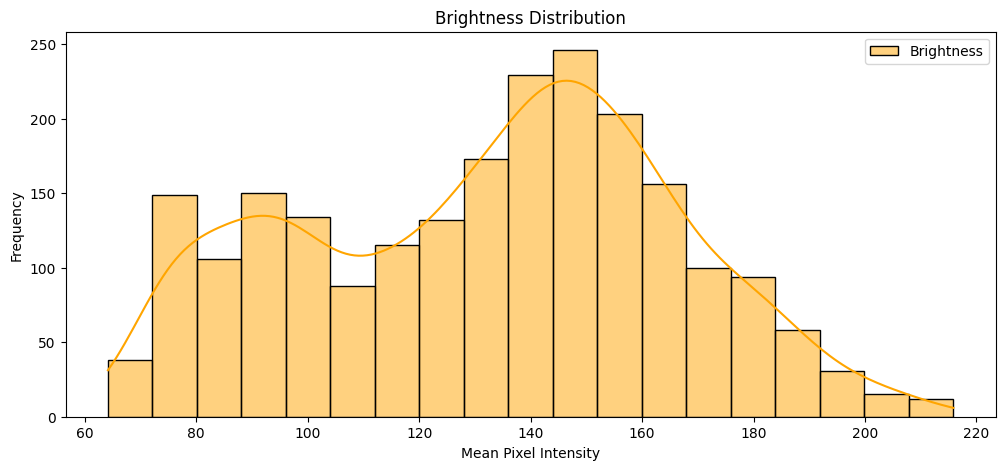
#> input picture brightness.png, 1005 x 470 px, given as the content of the folder data/train, which was not available
$ jupyter execute --allow-errors 1.1.ipynb
#> lines starting #> are read from the running program, lines starting #| are printed output that depends on the picture; pictures that were not available may be replaced by others from this repository, and a replacement may not be noted
[cell 1]
import os
import numpy as np
import pandas as pd
import matplotlib.pyplot as plt
import seaborn as sns
from PIL import Image
from sklearn.model_selection import train_test_split
import tensorflow as tf
from tensorflow.keras.preprocessing.image import ImageDataGenerator
import cv2
from tensorflow.keras.preprocessing.image import ImageDataGenerator, img_to_array, array_to_img, load_img
from tensorflow.keras.preprocessing.image import save_img
# from tensorflow.keras.applications import VG  G16
from tensorflow.keras import layers, models
from tensorflow.keras.callbacks import EarlyStopping, ModelCheckpoint

[cell 2]
# Define paths
train_dir = 'data/train'
val_dir = 'data/valid'
test_dir = 'data/test'

# Define ImageDataGenerator for loading without augmentation
#> (the rest of this cell did not finish here and is left out)

#> (a cell that did not finish here is left out)

[cell 4]
# Check image dimensions
def analyze_image_dimensions(directory):
#> called with directory = 'data/train'
    dimensions = []
    for subdir, _, files in os.walk(directory):
        for file in files:
            if file.endswith(('jpg', 'png', 'jpeg')):
                img = Image.open(os.path.join(subdir, file))
#> img is the input picture: PIL image 1005x470 RGBA; mean R, G, B, A 248, 233.8, 208.5, 255
                dimensions.append(img.size)
    return np.array(dimensions)

dimensions = analyze_image_dimensions('data/train')
#> dimensions = [[1005, 470]]
widths, heights = dimensions[:, 0], dimensions[:, 1]
#> widths = [1005]; heights = [470]

[cell 5]
# Plot width and height distributions
plt.figure(figsize=(10, 6))
sns.histplot(widths, kde=True, color='blue', label='Widths')
sns.histplot(heights, kde=True, color='green', label='Heights')
plt.title('Image Dimension Distribution')
plt.xlabel('Pixels')
plt.ylabel('Frequency')
plt.legend()
plt.show()
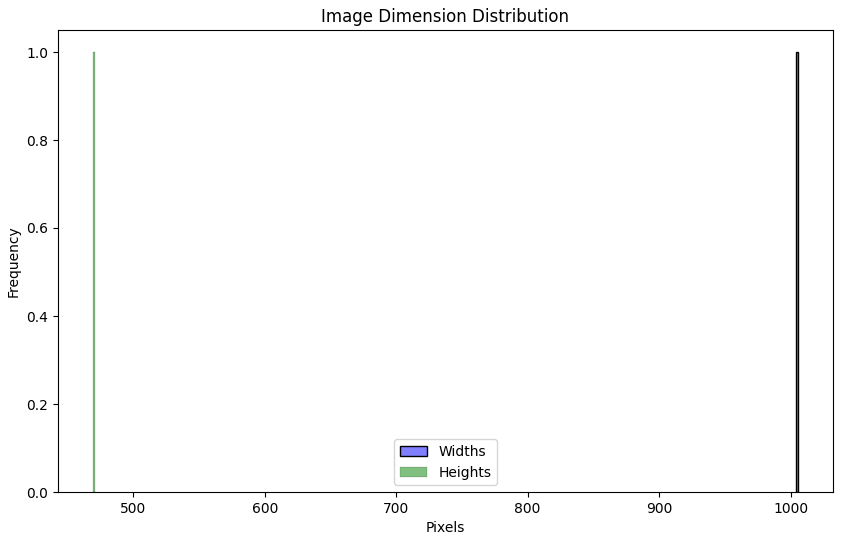
#> figure drawn by matplotlib, 1 panel

[cell 6]
# Brightness and Contrast
def analyze_brightness_contrast(directory):
#> called with directory = 'data/train'
    brightness, contrast = [], []
    for subdir, _, files in os.walk(directory):
        for file in files:
            if file.endswith(('jpg', 'png', 'jpeg')):
                img = Image.open(os.path.join(subdir, file)).convert('L')  # Grayscale
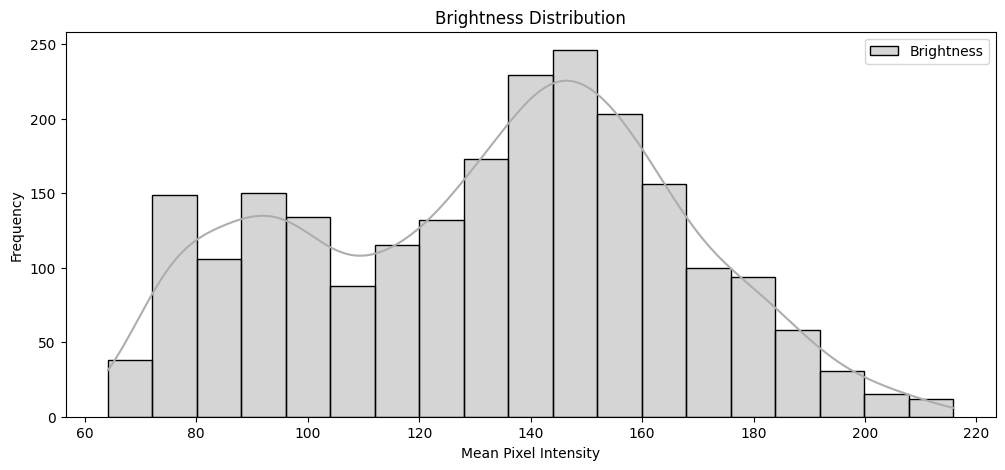
#> img: PIL image 1005x470 L; min 0, max 255, mean 235
                img_np = np.array(img)
                brightness.append(np.mean(img_np))
                contrast.append(np.std(img_np))
    return brightness, contrast

brightness, contrast = analyze_brightness_contrast('data/train')
#> brightness = [235]; contrast = [40.37]

[cell 7]
# Plot brightness and contrast distributions
plt.figure(figsize=(12, 5))
sns.histplot(brightness, kde=True, color='orange', label='Brightness')
plt.title('Brightness Distribution')
plt.xlabel('Mean Pixel Intensity')
plt.ylabel('Frequency')
plt.legend()
plt.show()
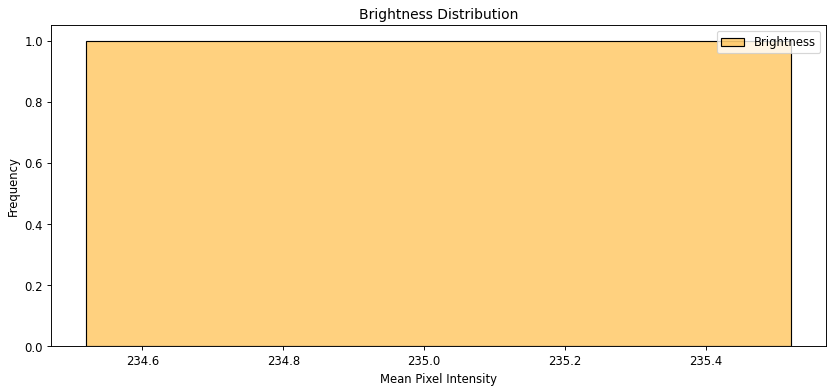
#> figure drawn by matplotlib, 1 panel

sns.histplot(contrast, kde=True, color='blue', label='Contrast')
plt.title('Contrast Distribution')
plt.xlabel('Pixel Intensity Standard Deviation')
plt.ylabel('Frequency')
plt.legend()
plt.show()
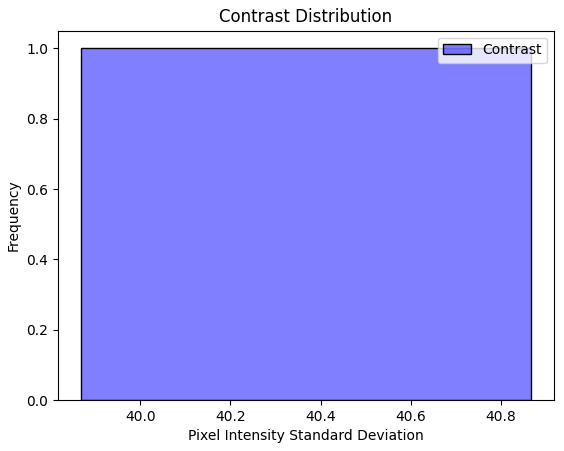
#> figure drawn by matplotlib, 1 panel

[cell 8]
def plot_augmented_samples(generator):
    x_batch, y_batch = next(generator)
    plt.figure(figsize=(12, 12))
    for i in range(9):
        plt.subplot(3, 3, i+1)
        plt.imshow(x_batch[i])
        plt.title(f"Label: {int(y_batch[i])}")
        plt.axis('off')
    plt.show()

#> (the rest of this cell did not finish here and is left out)

[cell 9]
def analyze_color_channels(directory):
    channels = []
    for subdir, _, files in os.walk(directory):
        for file in files:
            if file.endswith(('jpg', 'png', 'jpeg')):
                img = Image.open(os.path.join(subdir, file))
                channels.append(len(img.getbands()))  # RGB -> 3, Grayscale -> 1
    return pd.Series(channels).value_counts()

color_analysis = analyze_color_channels('data/train')
print(color_analysis)
#| 4    1
#| Name: count, dtype: int64

[cell 10]
def plot_sample_images_by_class(directory, num_samples=5):
    classes = os.listdir(directory)
    plt.figure(figsize=(15, 10))
    for idx, cls in enumerate(classes):
        cls_path = os.path.join(directory, cls)
        sample_files = [os.path.join(cls_path, f) for f in os.listdir(cls_path)[:num_samples]]
        for i, file in enumerate(sample_files):
            img = Image.open(file)
            plt.subplot(len(classes), num_samples, idx * num_samples + i + 1)
            plt.imshow(img)
            plt.title(cls)
            plt.axis('off')
    plt.tight_layout()
    plt.show()

plot_sample_images_by_class('data/train')

[cell 11]
def select_roi_and_get_hsv(image_path):
    """
    This function loads an image, lets you select a region of interest (ROI),
    and prints out the HSV color range of the selected region.
    """
#> called with image_path = 'data/train/blue-algae/2.jpg'
    # Initialize variables for ROI selection
    roi_selected = False
    roi = (0, 0)

    # Load the image
    image = cv2.imread(image_path)

    # Check if the image is loaded correctly
    if image is None:
        print(f"Error: Could not load image at {image_path}")
        return None, None  # Exit early if image cannot be loaded

    # Convert the image to HSV color space
    hsv_image = cv2.cvtColor(image, cv2.COLOR_BGR2HSV)
#> hsv_image: shape (470, 1005, 3); mean H, S, V 5.9, 40.2, 248

    # Function to handle mouse events for ROI selection
    def select_roi(event, x, y, flags, param):
        nonlocal roi_selected, roi
        if event == cv2.EVENT_LBUTTONDOWN:
            roi_selected = True
            roi = (x, y)
            print(f"ROI selection started at: ({x}, {y})")

    # Show the image for ROI selection
    cv2.imshow("Select ROI", image)
    cv2.setMouseCallback("Select ROI", select_roi)
    cv2.waitKey(0)  # Wait for key press to start selection
    cv2.destroyAllWindows()

    # Check if ROI is selected
    if roi_selected:
        # Get a small region around the point (here we assume a 50x50 pixel area)
        x, y = roi
        roi_region = hsv_image[y:y+50, x:x+50]

        # Calculate the mean HSV values in the region
        mean_hsv = np.mean(roi_region, axis=(0, 1))
        print(f"Mean HSV values of selected region: {mean_hsv}")

        # Calculate the range (max-min) of HSV values in the selected region
        min_hsv = np.min(roi_region, axis=(0, 1))
        max_hsv = np.max(roi_region, axis=(0, 1))
        print(f"HSV Range of selected region: Min = {min_hsv}, Max = {max_hsv}")

        return min_hsv, max_hsv
    else:
        print("No ROI selected.")
        return None, None

# Example usage:
image_path = 'data/train/blue-algae/2.jpg'
min_hsv, max_hsv = select_roi_and_get_hsv(image_path)

[cell 12]
import os
import cv2
import numpy as np
from PIL import Image

# Define directories for input (train, test, validation)
train_dir = 'data/train'
test_dir = 'data/test'
val_dir = 'data/valid'

# Define output directories for masked images
train_masked_dir = 'data/train_masked'
test_masked_dir = 'data/test_masked'
val_masked_dir = 'data/valid_masked'

# Create output directories if they don't exist
os.makedirs(train_masked_dir, exist_ok=True)
os.makedirs(test_masked_dir, exist_ok=True)
os.makedirs(val_masked_dir, exist_ok=True)

# Define updated HSV range for blue algae based on the selected region
lower_hsv = np.array([45, 215, 213])  # Lower HSV value from your selected region
upper_hsv = np.array([50, 255, 252])  # Upper HSV value from your selected region

# Function to apply HSV masking
def apply_hsv_mask(image_path, lower_hsv, upper_hsv):
    # Load image using OpenCV
    image = cv2.imread(image_path)

    # Check if image is loaded properly
    if image is None:
        print(f"Error loading image: {image_path}")
        return None

    # Convert the image from BGR (OpenCV format) to HSV
    hsv_image = cv2.cvtColor(image, cv2.COLOR_BGR2HSV)

    # Create a mask that extracts the specified HSV range
    mask = cv2.inRange(hsv_image, lower_hsv, upper_hsv)

    # Apply the mask to the image (using bitwise AND to keep the masked part)
    masked_image = cv2.bitwise_and(image, image, mask=mask)

    return masked_image

# Function to process the images in a given directory
def process_directory(input_dir, output_dir, lower_hsv, upper_hsv):
    for category in os.listdir(input_dir):
        category_path = os.path.join(input_dir, category)

        # Skip if it's not a directory
        if not os.path.isdir(category_path):
            continue

        # Create category output folder
        category_output_dir = os.path.join(output_dir, category)
        os.makedirs(category_output_dir, exist_ok=True)

        # Process all images in the category folder
        for filename in os.listdir(category_path):
            if filename.endswith(('jpg', 'png', 'jpeg')):
                img_path = os.path.join(category_path, filename)

                # Apply HSV mask to the image
                masked_img = apply_hsv_mask(img_path, lower_hsv, upper_hsv)

                # If the masked image is not None, save it
                if masked_img is not None:
                    # Convert the result back to RGB (PIL format) to save it
                    masked_img_pil = Image.fromarray(cv2.cvtColor(masked_img, cv2.COLOR_BGR2RGB))

                    # Save the masked image in the category output folder
                    output_path = os.path.join(category_output_dir, filename)
                    masked_img_pil.save(output_path)

                print(f"Processed and saved: {filename} in {category}")
            else:
                print(f"Skipping non-image file: {filename}")

# Process train, test, and validation directories
process_directory(train_dir, train_masked_dir, lower_hsv, upper_hsv)
process_directory(test_dir, test_masked_dir, lower_hsv, upper_hsv)
process_directory(val_dir, val_masked_dir, lower_hsv, upper_hsv)

print("Masking completed for all datasets.")

[cell 13]
# Define the directories for the augmented data output
train_masked_augmented_dir = 'data/train_masked_augmented'
os.makedirs(train_masked_augmented_dir, exist_ok=True)

# Function to augment images
def augment_images(input_dir, output_dir, num_augmented_images=5):
    # Create the directory for augmented images if not exists
    for category in os.listdir(input_dir):
        category_path = os.path.join(input_dir, category)

        # Skip if it's not a directory
        if not os.path.isdir(category_path):
            continue

        # Create output folder for the category
        category_output_dir = os.path.join(output_dir, category)
        os.makedirs(category_output_dir, exist_ok=True)

        # Create ImageDataGenerator object with augmentation parameters
        datagen = ImageDataGenerator(
            rotation_range=30,      # Rotate the image by 30 degrees
            width_shift_range=0.2,  # Shift image horizontally by 20%
            height_shift_range=0.2, # Shift image vertically by 20%
            shear_range=0.2,        # Apply shear transformation
            zoom_range=0.2,         # Apply zoom
            horizontal_flip=True,   # Flip images horizontally
            fill_mode='nearest'     # Fill missing pixels with nearest value
        )

        # Process each image in the category folder
        for filename in os.listdir(category_path):
            if filename.endswith(('jpg', 'png', 'jpeg')):
                img_path = os.path.join(category_path, filename)

                # Load the image
                img = load_img(img_path)
                img_array = img_to_array(img)
                img_array = np.expand_dims(img_array, axis=0)  # Add batch dimension

                # Generate and save augmented images
                i = 0
                for _ in datagen.flow(img_array, batch_size=1, save_to_dir=category_output_dir, save_prefix=filename.split('.')[0], save_format='jpeg'):
                    i += 1
                    if i >= num_augmented_images:  # Generate a fixed number of augmented images per original image
                        break

                print(f"Augmented images saved for {filename} in {category}")

# Augment images in the train_masked folder
augment_images('data/train_masked', train_masked_augmented_dir, num_augmented_images=5)

print("Augmentation completed for the training set.")

[cell 14]
import os
import random
import matplotlib.pyplot as plt
from tensorflow.keras.preprocessing.image import load_img

# Function to plot augmented images
def plot_augmented_images(augmented_dir, category, num_images=5):
    category_path = os.path.join(augmented_dir, category)

    # Get all images in the category directory
    images = [img for img in os.listdir(category_path) if img.endswith(('jpg', 'jpeg', 'png'))]

    # Randomly select images
    selected_images = random.sample(images, num_images)

    # Set up the plot
    plt.figure(figsize=(10, 10))

    for i, img_name in enumerate(selected_images):
        img_path = os.path.join(category_path, img_name)

        # Load the image
        img = load_img(img_path)

        # Plot the image
        plt.subplot(1, num_images, i+1)
        plt.imshow(img)
        plt.axis('off')
        plt.title(f"Aug {i+1}")

    plt.show()

# Plot augmented images for a category (e.g., "blue-algae")
#> (the rest of this cell did not finish here and is left out)

[cell 15]
# Set paths for augmented training and masked validation data
train_dir = 'data/train_masked_augmented'  # Your augmented and masked train data
val_dir = 'data/valid_masked'         # Your masked validation data (no augmentation)

# Image parameters
image_size = (224, 224)  # VGG16 input size
batch_size = 16

# Data generators for loading images without additional augmentation
#> (the rest of this cell did not finish here and is left out)

[cell 16]
from tensorflow.keras.applications import MobileNetV2

# Load the MobileNetV2 model with pre-trained weights, excluding the top layers (for transfer learning)
#> (the rest of this cell did not finish here and is left out)

#> (a cell that did not finish here is left out)

[cell 18]
# Check if TensorFlow can access a GPU
print("Num GPUs Available: ", len(tf.config.experimental.list_physical_devices('GPU')))
#> (this line was passed over: tensorflow is not available in this run)
